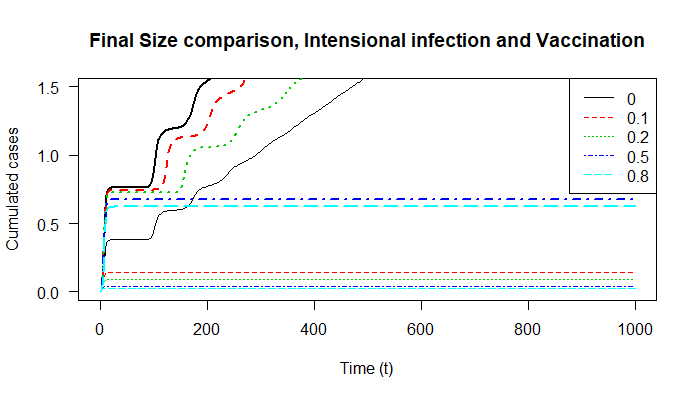

This chart was generated by the following R code:
library(deSolve)
## Vector Field for SIR model
SIR.vector.field <- function(t, vars, parms) {
  ##SIR.vector.field <- function(t, vars=c(S=S,I=I,R=R,Q=Q,X=X), parms=c(R_0=R_0,gamma=gamma,delta=delta,mu=mu,p=p)) {
    with(as.list(c(parms, vars)), {
    dS <- mu*(1-p) -gamma*R_0*S*(I_N+I_T) -mu*S# dS/dt
    dQ <- gamma*R_0*S*(I_N+I_T) + mu*p # cumulative cases
    dX <- gamma*R_0*S*I_N #cumulative normally infected cases
    dI_T <- mu*p+gamma*R_0*S*I_T - gamma*I_T-mu*I_T # intensional infected cases, and cases which is infected by them
    dI_N <- gamma*R_0*S*I_N - gamma*I_N-mu*I_N # Normally infected cases
    dR <- gamma*(I_T+I_N)-mu*R #dR/dt
    
    dS_v <- mu*(1-p)-gamma*R_0*S_v*V - mu*(S_v)
    dV <- gamma*R_0*S_v*V - gamma*V-mu*V # Prevalence of vaccination
    dV_c <- gamma*R_0*S_v*V #cumulative infected cases with normal vaccination
    vec.fld <- c(dS=dS, dI_N=dI_N,dI_T=dI_T, dR=dR, dQ=dQ, dX=dX, dV=dV,dV_c=dV_c,dS_v=dS_v)
    return(list(vec.fld)) # ode() requires a list
  })
}

draw.soln <- function(ic=c(S=1,I_T=0,I_N=0,R=0,Q=0,X=0,V=0,V_c=0), tmax=1,
                      times=seq(0,tmax,by=tmax/500),
                      func, parms, ... ) {
  soln <- ode(ic, times, func, parms)
  lines(times, soln[,"V_c"], lwd=2,...)
  lines(times, soln[,"X"], lwd=1,...)
  
  return(invisible(as.data.frame(soln)))
}

## Plot solutions of the SIR model
tmax <- 1000 # end time for numerical integration of the ODE
## draw box for plot:
plot(0,0,xlim=c(0,tmax),ylim=c(0,1.5),
     type="n",main="Final Size comparison, Intensional infection and Vaccination",xlab="Time (t)",ylab="Cumulated cases",las=1)
## initial conditions:
I_T0 <- 0.0005
I_N0 <- 0.0005
S0 <- 1 - (I_T0+I_N0)
R0 <- 1 - (I_T0+I_N0) - S0
V0 <- 0.001
Q0 <- I_T0+I_N0
X0 <- Q0
V_c0 <- V0
S_v0 <- 1 - V_c0
## draw solutions for several values of parameter R_0:
vary_p <- c(0,0.1,0.2,0.5,0.8)

for (i in 1:length(vary_p)) {
  draw.soln(ic=c(S=S0,I_N=I_N0,I_T=I_T0,R=R0,Q=Q0,X=X0,V=V0,V_c=V_c0,S_v=S_v0), tmax=tmax,
            func=SIR.vector.field,
            parms=c(R_0=1.8,gamma=1,delta=0,mu=1/80,p=vary_p[i]),
            col=i,
            lty=i # use a different line style for each solution
  )
}
legend("topright",legend=vary_p,col=1:length(vary_p),lty=1:length(vary_p))
